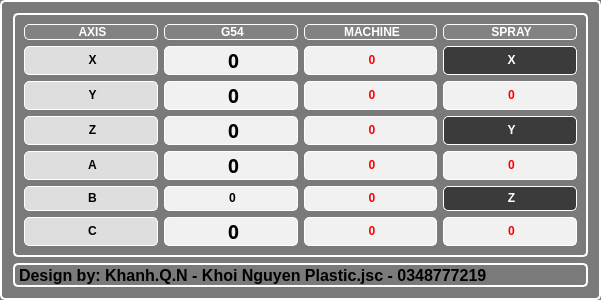
    <widget class="QFrame" name="frame_termial">
     <property name="geometry">
      <rect>
       <x>618</x>
       <y>300</y>
       <width>601</width>
       <height>300</height>
      </rect>
     </property>
     <property name="styleSheet">
      <string notr="true">background-color: rgb(122, 122, 122);
border: 2px solid rgb(255, 255, 255);
border-radius: 5px</string>
     </property>
     <property name="frameShape">
      <enum>QFrame::StyledPanel</enum>
     </property>
     <property name="frameShadow">
      <enum>QFrame::Raised</enum>
     </property>
     <layout class="QGridLayout" name="gridLayout_6">
      <item row="0" column="0">
       <widget class="QFrame" name="frame_position">
        <property name="styleSheet">
         <string notr="true">border: 2px solid rgb(255, 255, 255);
border-radius: 5px</string>
        </property>
        <property name="frameShape">
         <enum>QFrame::NoFrame</enum>
        </property>
        <property name="frameShadow">
         <enum>QFrame::Plain</enum>
        </property>
        <layout class="QGridLayout" name="gridLayout_3">
         <item row="0" column="0">
          <widget class="QLabel" name="label">
           <property name="styleSheet">
            <string notr="true">background-color: rgb(130, 130, 130);
font: 75 12pt &quot;Arial&quot; bold;
color: rgb(255, 255, 255);
border: 1px solid rgb(255, 255, 255);
border-radius: 5px</string>
           </property>
           <property name="text">
            <string>&lt;html&gt;&lt;head/&gt;&lt;body&gt;&lt;p align=&quot;center&quot;&gt;&lt;span style=&quot; font-weight:600;&quot;&gt;AXIS&lt;/span&gt;&lt;/p&gt;&lt;/body&gt;&lt;/html&gt;</string>
           </property>
          </widget>
         </item>
         <item row="0" column="1">
          <widget class="QLabel" name="label_14">
           <property name="styleSheet">
            <string notr="true">background-color: rgb(130, 130, 130);
font: 75 12pt &quot;Arial&quot; bold;
color: rgb(255, 255, 255);
border: 1px solid rgb(255, 255, 255);
border-radius: 5px</string>
           </property>
           <property name="text">
            <string>&lt;html&gt;&lt;head/&gt;&lt;body&gt;&lt;p align=&quot;center&quot;&gt;&lt;span style=&quot; font-weight:600;&quot;&gt;G54&lt;/span&gt;&lt;/p&gt;&lt;/body&gt;&lt;/html&gt;</string>
           </property>
          </widget>
         </item>
         <item row="0" column="2">
          <widget class="QLabel" name="label_13">
           <property name="styleSheet">
            <string notr="true">background-color: rgb(130, 130, 130);
font: 75 12pt &quot;Arial&quot; bold;
color: rgb(255, 255, 255);
border: 1px solid rgb(255, 255, 255);
border-radius: 5px</string>
           </property>
           <property name="text">
            <string>&lt;html&gt;&lt;head/&gt;&lt;body&gt;&lt;p align=&quot;center&quot;&gt;&lt;span style=&quot; font-weight:600;&quot;&gt;MACHINE&lt;/span&gt;&lt;/p&gt;&lt;/body&gt;&lt;/html&gt;</string>
           </property>
          </widget>
         </item>
         <item row="0" column="3">
          <widget class="QLabel" name="label_12">
           <property name="styleSheet">
            <string notr="true">background-color: rgb(130, 130, 130);
font: 75 12pt &quot;Arial&quot; bold;
color: rgb(255, 255, 255);
border: 1px solid rgb(255, 255, 255);
border-radius: 5px</string>
           </property>
           <property name="text">
            <string>&lt;html&gt;&lt;head/&gt;&lt;body&gt;&lt;p align=&quot;center&quot;&gt;&lt;span style=&quot; font-weight:600;&quot;&gt;SPRAY&lt;/span&gt;&lt;/p&gt;&lt;/body&gt;&lt;/html&gt;</string>
           </property>
          </widget>
         </item>
         <item row="1" column="0">
          <widget class="QLabel" name="label_2">
           <property name="minimumSize">
            <size>
             <width>122</width>
             <height>25</height>
            </size>
           </property>
           <property name="styleSheet">
            <string notr="true">background-color: rgb(222, 222, 222);
font: 75 12pt &quot;Arial&quot; bold;
color: rgb(0, 0, 0);
border: 1px solid rgb(255, 255, 255);
border-radius: 5px</string>
           </property>
           <property name="text">
            <string>&lt;html&gt;&lt;head/&gt;&lt;body&gt;&lt;p align=&quot;center&quot;&gt;&lt;span style=&quot; font-weight:600;&quot;&gt;X&lt;/span&gt;&lt;/p&gt;&lt;/body&gt;&lt;/html&gt;</string>
           </property>
          </widget>
         </item>
         <item row="1" column="1">
          <widget class="QLabel" name="label_Xposition">
           <property name="minimumSize">
            <size>
             <width>122</width>
             <height>25</height>
            </size>
           </property>
           <property name="font">
            <font>
             <family>Arial Bold</family>
             <pointsize>14</pointsize>
             <weight>9</weight>
             <italic>false</italic>
             <bold>false</bold>
            </font>
           </property>
           <property name="styleSheet">
            <string notr="true">background-color: rgb(241, 241, 241);
color: rgb(0, 0, 0);
font: 75 14pt &quot;Arial&quot; &quot;Bold&quot;;
border: 1px solid rgb(255, 255, 255);
border-radius: 5px</string>
           </property>
           <property name="text">
            <string>&lt;html&gt;&lt;head/&gt;&lt;body&gt;&lt;p align=&quot;center&quot;&gt;&lt;span style=&quot; font-weight:600;&quot;&gt;0&lt;/span&gt;&lt;/p&gt;&lt;/body&gt;&lt;/html&gt;</string>
           </property>
          </widget>
         </item>
         <item row="1" column="2">
          <widget class="QLabel" name="label_Xhome">
           <property name="minimumSize">
            <size>
             <width>122</width>
             <height>25</height>
            </size>
           </property>
           <property name="styleSheet">
            <string notr="true">background-color: rgb(241, 241, 241);
font: 75 14pt &quot;Arial&quot; &quot;Bold&quot;;
color: rgb(255, 0, 0);
border: 1px solid rgb(255, 255, 255);
border-radius: 5px</string>
           </property>
           <property name="text">
            <string>&lt;html&gt;&lt;head/&gt;&lt;body&gt;&lt;p align=&quot;center&quot;&gt;&lt;span style=&quot; font-weight:600;&quot;&gt;0&lt;/span&gt;&lt;/p&gt;&lt;/body&gt;&lt;/html&gt;</string>
           </property>
          </widget>
         </item>
         <item row="1" column="3">
          <widget class="QLabel" name="label_8">
           <property name="styleSheet">
            <string notr="true">background-color: rgb(59, 59, 59);
font: 75 14pt &quot;Arial&quot; bold;
color: rgb(0, 0, 0);
border: 1px solid rgb(255, 255, 255);
border-radius: 5px</string>
           </property>
           <property name="text">
            <string>&lt;html&gt;&lt;head/&gt;&lt;body&gt;&lt;p align=&quot;center&quot;&gt;&lt;span style=&quot; font-weight:600; color:#ffffff;&quot;&gt;X&lt;/span&gt;&lt;/p&gt;&lt;/body&gt;&lt;/html&gt;</string>
           </property>
          </widget>
         </item>
         <item row="2" column="0">
          <widget class="QLabel" name="label_3">
           <property name="minimumSize">
            <size>
             <width>122</width>
             <height>25</height>
            </size>
           </property>
           <property name="styleSheet">
            <string notr="true">background-color: rgb(222, 222, 222);
font: 75 12pt &quot;Arial&quot; bold;
color: rgb(0, 0, 0);
border: 1px solid rgb(255, 255, 255);
border-radius: 5px</string>
           </property>
           <property name="text">
            <string>&lt;html&gt;&lt;head/&gt;&lt;body&gt;&lt;p align=&quot;center&quot;&gt;&lt;span style=&quot; font-weight:600;&quot;&gt;Y&lt;/span&gt;&lt;/p&gt;&lt;/body&gt;&lt;/html&gt;</string>
           </property>
          </widget>
         </item>
         <item row="2" column="1">
          <widget class="QLabel" name="label_Yposition">
           <property name="minimumSize">
            <size>
             <width>122</width>
             <height>25</height>
            </size>
           </property>
           <property name="font">
            <font>
             <family>Arial Bold</family>
             <pointsize>14</pointsize>
             <weight>9</weight>
             <italic>false</italic>
             <bold>false</bold>
            </font>
           </property>
           <property name="styleSheet">
            <string notr="true">background-color: rgb(241, 241, 241);
color: rgb(0, 0, 0);
font: 75 14pt &quot;Arial&quot; &quot;Bold&quot;;
border: 1px solid rgb(255, 255, 255);
border-radius: 5px</string>
           </property>
           <property name="text">
            <string>&lt;html&gt;&lt;head/&gt;&lt;body&gt;&lt;p align=&quot;center&quot;&gt;&lt;span style=&quot; font-weight:600;&quot;&gt;0&lt;/span&gt;&lt;/p&gt;&lt;/body&gt;&lt;/html&gt;</string>
           </property>
          </widget>
         </item>
         <item row="2" column="2">
          <widget class="QLabel" name="label_Yhome">
           <property name="minimumSize">
            <size>
             <width>122</width>
             <height>25</height>
            </size>
           </property>
           <property name="styleSheet">
            <string notr="true">background-color: rgb(241, 241, 241);
font: 75 14pt &quot;Arial&quot; &quot;Bold&quot;;
color: rgb(255, 0, 0);
border: 1px solid rgb(255, 255, 255);
border-radius: 5px</string>
           </property>
           <property name="text">
            <string>&lt;html&gt;&lt;head/&gt;&lt;body&gt;&lt;p align=&quot;center&quot;&gt;&lt;span style=&quot; font-weight:600;&quot;&gt;0&lt;/span&gt;&lt;/p&gt;&lt;/body&gt;&lt;/html&gt;</string>
           </property>
          </widget>
         </item>
         <item row="2" column="3">
          <widget class="QLabel" name="label_xSpray">
           <property name="styleSheet">
            <string notr="true">background-color: rgb(241, 241, 241);
font: 75 14pt &quot;Arial&quot; &quot;Bold&quot;;
color: rgb(255, 0, 0);
border: 1px solid rgb(255, 255, 255);
border-radius: 5px</string>
           </property>
           <property name="text">
            <string>&lt;html&gt;&lt;head/&gt;&lt;body&gt;&lt;p align=&quot;center&quot;&gt;&lt;span style=&quot; font-weight:600;&quot;&gt;0&lt;/span&gt;&lt;/p&gt;&lt;/body&gt;&lt;/html&gt;</string>
           </property>
          </widget>
         </item>
         <item row="3" column="0">
          <widget class="QLabel" name="label_4">
           <property name="minimumSize">
            <size>
             <width>122</width>
             <height>25</height>
            </size>
           </property>
           <property name="styleSheet">
            <string notr="true">background-color: rgb(222, 222, 222);
font: 75 12pt &quot;Arial&quot; bold;
color: rgb(0, 0, 0);
border: 1px solid rgb(255, 255, 255);
border-radius: 5px</string>
           </property>
           <property name="text">
            <string>&lt;html&gt;&lt;head/&gt;&lt;body&gt;&lt;p align=&quot;center&quot;&gt;&lt;span style=&quot; font-weight:600;&quot;&gt;Z&lt;/span&gt;&lt;/p&gt;&lt;/body&gt;&lt;/html&gt;</string>
           </property>
          </widget>
         </item>
         <item row="3" column="1">
          <widget class="QLabel" name="label_Zposition">
           <property name="minimumSize">
            <size>
             <width>122</width>
             <height>25</height>
            </size>
           </property>
           <property name="font">
            <font>
             <family>Arial Bold</family>
             <pointsize>14</pointsize>
             <weight>9</weight>
             <italic>false</italic>
             <bold>false</bold>
            </font>
           </property>
           <property name="styleSheet">
            <string notr="true">background-color: rgb(241, 241, 241);
color: rgb(0, 0, 0);
font: 75 14pt &quot;Arial&quot; &quot;Bold&quot;;
border: 1px solid rgb(255, 255, 255);
border-radius: 5px</string>
           </property>
           <property name="text">
            <string>&lt;html&gt;&lt;head/&gt;&lt;body&gt;&lt;p align=&quot;center&quot;&gt;&lt;span style=&quot; font-weight:600;&quot;&gt;0&lt;/span&gt;&lt;/p&gt;&lt;/body&gt;&lt;/html&gt;</string>
           </property>
          </widget>
         </item>
         <item row="3" column="2">
          <widget class="QLabel" name="label_Zhome">
           <property name="minimumSize">
            <size>
             <width>122</width>
             <height>25</height>
            </size>
           </property>
           <property name="styleSheet">
            <string notr="true">background-color: rgb(241, 241, 241);
font: 75 14pt &quot;Arial&quot; &quot;Bold&quot;;
color: rgb(255, 0, 0);
border: 1px solid rgb(255, 255, 255);
border-radius: 5px</string>
           </property>
           <property name="text">
            <string>&lt;html&gt;&lt;head/&gt;&lt;body&gt;&lt;p align=&quot;center&quot;&gt;&lt;span style=&quot; font-weight:600;&quot;&gt;0&lt;/span&gt;&lt;/p&gt;&lt;/body&gt;&lt;/html&gt;</string>
           </property>
          </widget>
         </item>
         <item row="3" column="3">
          <widget class="QLabel" name="label_9">
           <property name="styleSheet">
            <string notr="true">background-color: rgb(59, 59, 59);
font: 75 14pt &quot;Arial&quot; bold;
color: rgb(0, 0, 0);
border: 1px solid rgb(255, 255, 255);
border-radius: 5px</string>
           </property>
           <property name="text">
            <string>&lt;html&gt;&lt;head/&gt;&lt;body&gt;&lt;p align=&quot;center&quot;&gt;&lt;span style=&quot; font-weight:600; color:#ffffff;&quot;&gt;Y&lt;/span&gt;&lt;/p&gt;&lt;/body&gt;&lt;/html&gt;</string>
           </property>
          </widget>
         </item>
         <item row="4" column="0">
          <widget class="QLabel" name="label_5">
           <property name="minimumSize">
            <size>
             <width>122</width>
             <height>25</height>
            </size>
           </property>
           <property name="styleSheet">
            <string notr="true">background-color: rgb(222, 222, 222);
font: 75 12pt &quot;Arial&quot; bold;
color: rgb(0, 0, 0);
border: 1px solid rgb(255, 255, 255);
border-radius: 5px</string>
           </property>
           <property name="text">
            <string>&lt;html&gt;&lt;head/&gt;&lt;body&gt;&lt;p align=&quot;center&quot;&gt;&lt;span style=&quot; font-weight:600;&quot;&gt;A&lt;/span&gt;&lt;/p&gt;&lt;/body&gt;&lt;/html&gt;</string>
           </property>
          </widget>
         </item>
         <item row="4" column="1">
          <widget class="QLabel" name="label_Aposition">
           <property name="minimumSize">
            <size>
             <width>122</width>
             <height>25</height>
            </size>
           </property>
           <property name="font">
            <font>
             <family>Arial Bold</family>
             <pointsize>14</pointsize>
             <weight>9</weight>
             <italic>false</italic>
             <bold>false</bold>
            </font>
           </property>
           <property name="styleSheet">
            <string notr="true">background-color: rgb(241, 241, 241);
color: rgb(0, 0, 0);
font: 75 14pt &quot;Arial&quot; &quot;Bold&quot;;
border: 1px solid rgb(255, 255, 255);
border-radius: 5px</string>
           </property>
           <property name="text">
            <string>&lt;html&gt;&lt;head/&gt;&lt;body&gt;&lt;p align=&quot;center&quot;&gt;&lt;span style=&quot; font-weight:600;&quot;&gt;0&lt;/span&gt;&lt;/p&gt;&lt;/body&gt;&lt;/html&gt;</string>
           </property>
          </widget>
         </item>
         <item row="4" column="2">
          <widget class="QLabel" name="label_Ahome">
           <property name="minimumSize">
            <size>
             <width>122</width>
             <height>25</height>
            </size>
           </property>
           <property name="styleSheet">
            <string notr="true">background-color: rgb(241, 241, 241);
font: 75 14pt &quot;Arial&quot; &quot;Bold&quot;;
color: rgb(255, 0, 0);
border: 1px solid rgb(255, 255, 255);
border-radius: 5px</string>
           </property>
           <property name="text">
            <string>&lt;html&gt;&lt;head/&gt;&lt;body&gt;&lt;p align=&quot;center&quot;&gt;&lt;span style=&quot; font-weight:600;&quot;&gt;0&lt;/span&gt;&lt;/p&gt;&lt;/body&gt;&lt;/html&gt;</string>
           </property>
          </widget>
         </item>
         <item row="4" column="3">
          <widget class="QLabel" name="label_ySpray">
           <property name="styleSheet">
            <string notr="true">background-color: rgb(241, 241, 241);
font: 75 14pt &quot;Arial&quot; &quot;Bold&quot;;
color: rgb(255, 0, 0);
border: 1px solid rgb(255, 255, 255);
border-radius: 5px</string>
           </property>
           <property name="text">
            <string>&lt;html&gt;&lt;head/&gt;&lt;body&gt;&lt;p align=&quot;center&quot;&gt;&lt;span style=&quot; font-weight:600;&quot;&gt;0&lt;/span&gt;&lt;/p&gt;&lt;/body&gt;&lt;/html&gt;</string>
           </property>
          </widget>
         </item>
         <item row="5" column="0">
          <widget class="QLabel" name="label_6">
           <property name="minimumSize">
            <size>
             <width>122</width>
             <height>25</height>
            </size>
           </property>
           <property name="styleSheet">
            <string notr="true">background-color: rgb(222, 222, 222);
font: 75 12pt &quot;Arial&quot; bold;
color: rgb(0, 0, 0);
border: 1px solid rgb(255, 255, 255);
border-radius: 5px</string>
           </property>
           <property name="text">
            <string>&lt;html&gt;&lt;head/&gt;&lt;body&gt;&lt;p align=&quot;center&quot;&gt;&lt;span style=&quot; font-weight:600;&quot;&gt;B&lt;/span&gt;&lt;/p&gt;&lt;/body&gt;&lt;/html&gt;</string>
           </property>
          </widget>
         </item>
         <item row="5" column="1">
          <widget class="QLabel" name="label_Bposition">
           <property name="minimumSize">
            <size>
             <width>122</width>
             <height>25</height>
            </size>
           </property>
           <property name="styleSheet">
            <string notr="true">background-color: rgb(241, 241, 241);
color: rgb(0, 0, 0);
font: 75 14pt &quot;Arial&quot; &quot;Bold&quot;;
border: 1px solid rgb(255, 255, 255);
border-radius: 5px</string>
           </property>
           <property name="text">
            <string>&lt;html&gt;&lt;head/&gt;&lt;body&gt;&lt;p align=&quot;center&quot;&gt;&lt;span style=&quot; font-weight:600;&quot;&gt;0&lt;/span&gt;&lt;/p&gt;&lt;/body&gt;&lt;/html&gt;</string>
           </property>
          </widget>
         </item>
         <item row="5" column="2">
          <widget class="QLabel" name="label_Bhome">
           <property name="minimumSize">
            <size>
             <width>122</width>
             <height>25</height>
            </size>
           </property>
           <property name="styleSheet">
            <string notr="true">background-color: rgb(241, 241, 241);
font: 75 14pt &quot;Arial&quot; &quot;Bold&quot;;
color: rgb(255, 0, 0);
border: 1px solid rgb(255, 255, 255);
border-radius: 5px</string>
           </property>
           <property name="text">
            <string>&lt;html&gt;&lt;head/&gt;&lt;body&gt;&lt;p align=&quot;center&quot;&gt;&lt;span style=&quot; font-weight:600;&quot;&gt;0&lt;/span&gt;&lt;/p&gt;&lt;/body&gt;&lt;/html&gt;</string>
           </property>
          </widget>
         </item>
         <item row="5" column="3">
          <widget class="QLabel" name="label_10">
           <property name="styleSheet">
            <string notr="true">background-color: rgb(59, 59, 59);
font: 75 14pt &quot;Arial&quot; bold;
color: rgb(0, 0, 0);
border: 1px solid rgb(255, 255, 255);
border-radius: 5px</string>
           </property>
           <property name="text">
            <string>&lt;html&gt;&lt;head/&gt;&lt;body&gt;&lt;p align=&quot;center&quot;&gt;&lt;span style=&quot; font-weight:600; color:#ffffff;&quot;&gt;Z&lt;/span&gt;&lt;/p&gt;&lt;/body&gt;&lt;/html&gt;</string>
           </property>
          </widget>
         </item>
         <item row="6" column="0">
          <widget class="QLabel" name="label_7">
           <property name="minimumSize">
            <size>
             <width>122</width>
             <height>25</height>
            </size>
           </property>
           <property name="styleSheet">
            <string notr="true">background-color: rgb(222, 222, 222);
font: 75 12pt &quot;Arial&quot; bold;
color: rgb(0, 0, 0);
border: 1px solid rgb(255, 255, 255);
border-radius: 5px</string>
           </property>
           <property name="text">
            <string>&lt;html&gt;&lt;head/&gt;&lt;body&gt;&lt;p align=&quot;center&quot;&gt;&lt;span style=&quot; font-weight:600;&quot;&gt;C&lt;/span&gt;&lt;/p&gt;&lt;/body&gt;&lt;/html&gt;</string>
           </property>
          </widget>
         </item>
         <item row="6" column="1">
          <widget class="QLabel" name="label_Cposition">
           <property name="minimumSize">
            <size>
             <width>122</width>
             <height>25</height>
            </size>
           </property>
           <property name="font">
            <font>
             <family>Arial Bold</family>
             <pointsize>14</pointsize>
             <weight>9</weight>
             <italic>false</italic>
             <bold>false</bold>
            </font>
           </property>
           <property name="styleSheet">
            <string notr="true">background-color: rgb(241, 241, 241);
color: rgb(0, 0, 0);
font: 75 14pt &quot;Arial&quot; &quot;Bold&quot;;
border: 1px solid rgb(255, 255, 255);
border-radius: 5px</string>
           </property>
           <property name="text">
            <string>&lt;html&gt;&lt;head/&gt;&lt;body&gt;&lt;p align=&quot;center&quot;&gt;&lt;span style=&quot; font-weight:600;&quot;&gt;0&lt;/span&gt;&lt;/p&gt;&lt;/body&gt;&lt;/html&gt;</string>
           </property>
          </widget>
         </item>
         <item row="6" column="2">
          <widget class="QLabel" name="label_Chome">
           <property name="minimumSize">
            <size>
             <width>122</width>
             <height>25</height>
            </size>
           </property>
           <property name="styleSheet">
            <string notr="true">background-color: rgb(241, 241, 241);
font: 75 14pt &quot;Arial&quot; &quot;Bold&quot;;
color: rgb(255, 0, 0);
border: 1px solid rgb(255, 255, 255);
border-radius: 5px</string>
           </property>
           <property name="text">
            <string>&lt;html&gt;&lt;head/&gt;&lt;body&gt;&lt;p align=&quot;center&quot;&gt;&lt;span style=&quot; font-weight:600;&quot;&gt;0&lt;/span&gt;&lt;/p&gt;&lt;/body&gt;&lt;/html&gt;</string>
           </property>
          </widget>
         </item>
         <item row="6" column="3">
          <widget class="QLabel" name="label_zSpray">
           <property name="styleSheet">
            <string notr="true">background-color: rgb(241, 241, 241);
font: 75 14pt &quot;Arial&quot; &quot;Bold&quot;;
color: rgb(255, 0, 0);
border: 1px solid rgb(255, 255, 255);
border-radius: 5px</string>
           </property>
           <property name="text">
            <string>&lt;html&gt;&lt;head/&gt;&lt;body&gt;&lt;p align=&quot;center&quot;&gt;&lt;span style=&quot; font-weight:600;&quot;&gt;0&lt;/span&gt;&lt;/p&gt;&lt;/body&gt;&lt;/html&gt;</string>
           </property>
          </widget>
         </item>
        </layout>
       </widget>
      </item>
      <item row="1" column="0">
       <widget class="QLabel" name="label_11">
        <property name="font">
         <font>
          <family>Arial</family>
          <pointsize>12</pointsize>
          <weight>75</weight>
          <bold>true</bold>
         </font>
        </property>
        <property name="text">
         <string>Design by: Khanh.Q.N - Khoi Nguyen Plastic.jsc - 0348777219</string>
        </property>
       </widget>
      </item>
     </layout>
    </widget>
